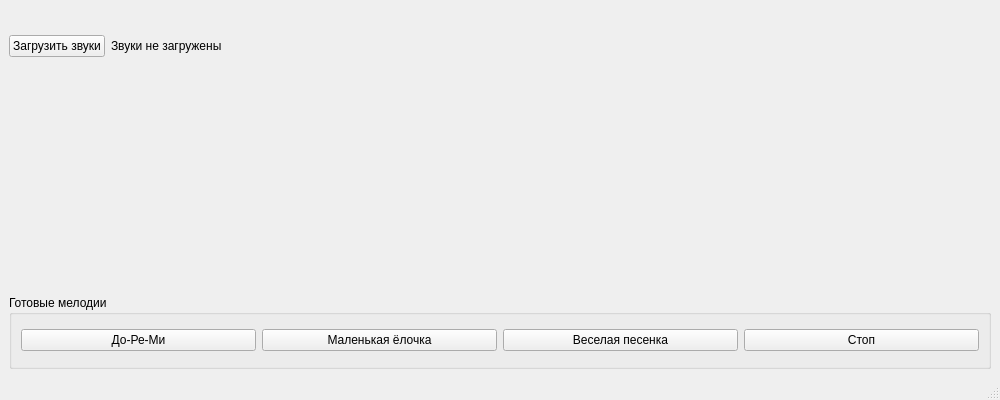
<?xml version="1.0" encoding="UTF-8"?>
<ui version="4.0">
    <class>MainWindow</class>
    <widget class="QMainWindow" name="MainWindow">
        <property name="geometry">
            <rect>
                <x>0</x>
                <y>0</y>
                <width>1000</width>
                <height>400</height>
            </rect>
        </property>
        <property name="windowTitle">
            <string>Виртуальное Фортепиано</string>
        </property>
        <widget class="QWidget" name="centralwidget">
            <layout class="QVBoxLayout" name="verticalLayout">
                <item>
                    <layout class="QHBoxLayout" name="horizontalLayout">
                        <item>
                            <widget class="QPushButton" name="loadSoundsButton">
                                <property name="text">
                                    <string>Загрузить звуки</string>
                                </property>
                            </widget>
                        </item>
                        <item>
                            <widget class="QLabel" name="statusLabel">
                                <property name="text">
                                    <string>Звуки не загружены</string>
                                </property>
                            </widget>
                        </item>
                        <item>
                            <spacer name="horizontalSpacer">
                                <property name="orientation">
                                    <enum>Qt::Horizontal</enum>
                                </property>
                                <property name="sizeHint" stdset="0">
                                    <size>
                                        <width>40</width>
                                        <height>20</height>
                                    </size>
                                </property>
                            </spacer>
                        </item>
                    </layout>
                </item>
                <item>
                    <widget class="QWidget" name="pianoWidget" native="true">
                        <property name="minimumSize">
                            <size>
                                <width>0</width>
                                <height>200</height>
                            </size>
                        </property>
                    </widget>
                </item>
                <item>
                    <widget class="QGroupBox" name="melodyGroup">
                        <property name="title">
                            <string>Готовые мелодии</string>
                        </property>
                        <layout class="QHBoxLayout" name="horizontalLayout_2">
                            <item>
                                <widget class="QPushButton" name="melody1Button">
                                    <property name="text">
                                        <string>До-Ре-Ми</string>
                                    </property>
                                </widget>
                            </item>
                            <item>
                                <widget class="QPushButton" name="melody2Button">
                                    <property name="text">
                                        <string>Маленькая ёлочка</string>
                                    </property>
                                </widget>
                            </item>
                            <item>
                                <widget class="QPushButton" name="melody3Button">
                                    <property name="text">
                                        <string>Веселая песенка</string>
                                    </property>
                                </widget>
                            </item>
                            <item>
                                <widget class="QPushButton" name="stopButton">
                                    <property name="text">
                                        <string>Стоп</string>
                                    </property>
                                </widget>
                            </item>
                        </layout>
                    </widget>
                </item>
            </layout>
        </widget>
        <widget class="QStatusBar" name="statusbar"/>
    </widget>
    <resources/>
    <connections/>
</ui>
